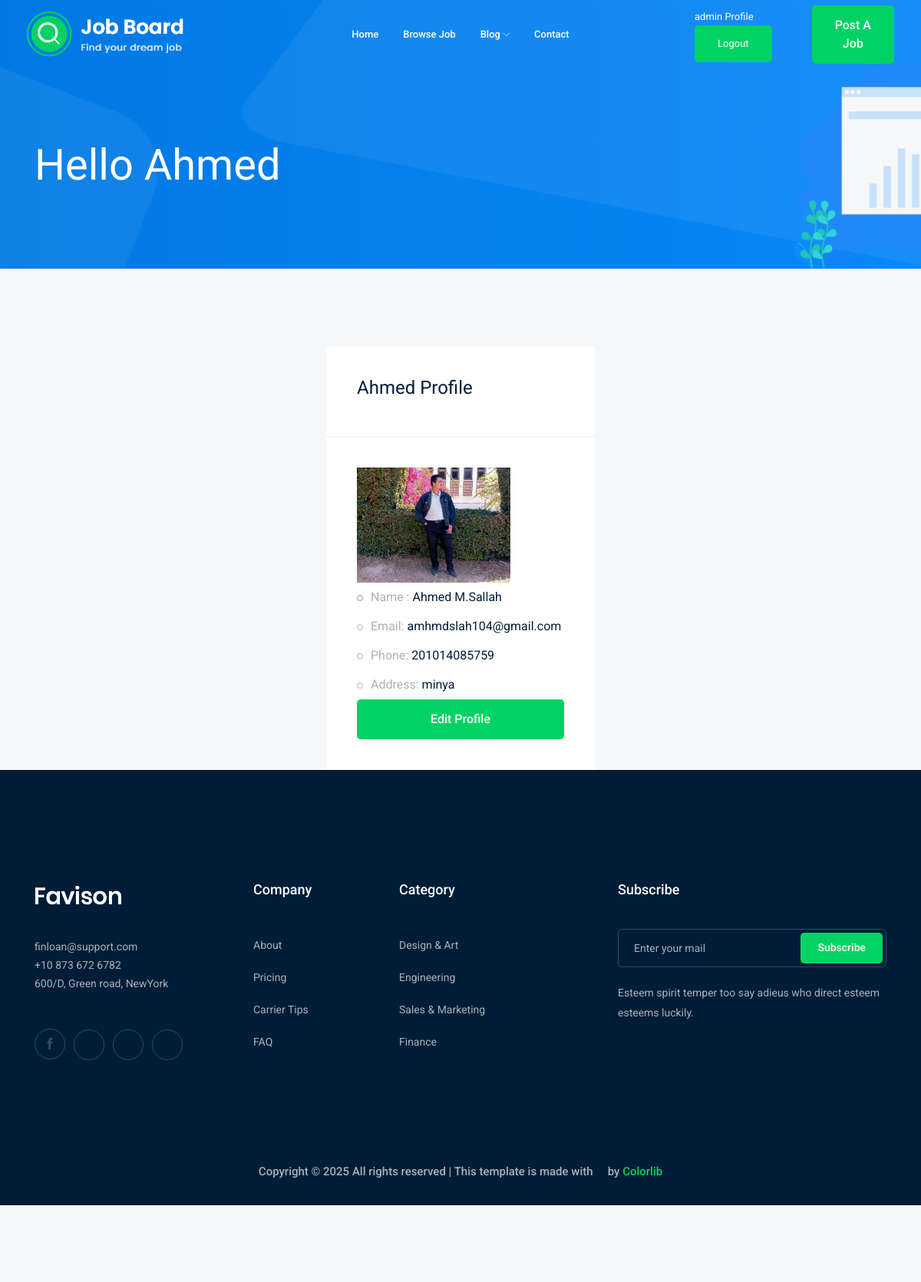
The app's page /accounts/profile (signed in) with its own data.
### accounts/models.py (models this page shows, shortened)
class Profile (models.Model):
    user = models.OneToOneField(User, on_delete=models.CASCADE)
    city = models.ForeignKey('City', related_name="user_city",
                             on_delete=models.CASCADE, blank=True, null=True)
    phone = models.CharField(max_length=15, blank=True, null=True)
    image = models.ImageField(upload_to='profile', height_field=None,
                              width_field=None, max_length=None, blank=True, null=True)

class City(models.Model):
    name = models.CharField(max_length=30)
    def __str__(self):
        return str(self.name)

### accounts/views.py (the view)
# urls.py: path('profile',views.profile,name='profile' ),
def profile (request):
    profile = Profile.objects.get(user=request.user)
    context = {'profile':profile}
    return render (request ,'accounts/profile.html',context)

### accounts/templates/accounts/profile.html (shortened to what this page needs)
{% extends 'base.html' %} {% load bootstrap4 %} {% block body %}
<div class="bradcam_area bradcam_bg_1">
  <div class="container">
    <div class="row">
      <div class="col-xl-12">
        <div class="bradcam_text mx-auto">
          <h3>Hello {{profile.user.first_name}}</h3>
        </div>
      </div>
    </div>
  </div>
</div>
<div class="job_details_area">
  <div class="container">
    <div class="row">
      <div class="col-lg-4 mx-auto">
        <div class="job_sumary">
          <div class="summery_header">
            <h3>{{profile.user.first_name}} Profile</h3>
          </div>
          <div class="job_content">
            <img
              src="{{profile.image.url}}"
              alt=""
              width="200px"
              hight="250px"
            />
            <ul>
              <li>
                Name :
                <span
                  >{{profile.user.first_name}} {{profile.user.last_name}}</span
                >
              </li>
              <li>Email: <span>{{profile.user.email}}</span></li>
              <li>Phone: <span>{{profile.phone}}</span></li>
              <li>Address: <span>{{profile.city}}</span></li>
            </ul>
            <a class="boxed-btn3 w-100" href="{% url 'accounts:profile_edit' %}"
              >Edit Profile</a
            >
          </div>
      </div>
    </div>
  </div>
</div>
{% endblock body %}

### templates/base.html (shortened to what this page needs)
{% load static %}
{% load bootstrap4 %}
<!DOCTYPE html>
<html class="no-js" lang="zxx">
  <head>
    <link rel="stylesheet" href="{% static 'css/bootstrap.min.css'%}" />
    <link rel="stylesheet" href="{% static 'css/owl.carousel.min.css'%}" />
    <link rel="stylesheet" href="{% static 'css/magnific-popup.css'%}" />
    <link rel="stylesheet" href="{% static 'css/font-awesome.min.css'%}" />
    <link rel="stylesheet" href="{% static 'css/themify-icons.css'%}" />
    <link rel="stylesheet" href="{% static 'css/nice-select.css'%}" />
    <link rel="stylesheet" href="{% static 'css/flaticon.css'%}" />
    <link rel="stylesheet" href="{% static 'css/jquery-ui.css'%}" />
    <link rel="stylesheet" href="{% static 'css/gijgo.css'%}" />
    <link rel="stylesheet" href="{% static 'css/animate.min.css'%}" />
    <link rel="stylesheet" href="{% static 'css/slicknav.css'%}" />
    <link rel="stylesheet" href="{% static 'css/style.css'%}" />
  </head>
  <body>
    <header>
      <div class="header-area">
        <div id="sticky-header" class="main-header-area">
          <div class="container-fluid">
            <div class="header_bottom_border">
              <div class="row align-items-center">
                <div class="col-xl-3 col-lg-2">
                  <div class="logo">
                    <a href="index.html">
                      <img src="{% static 'img/logo.png' %}" alt="" />
                    </a>
                  </div>
                </div>
                <div class="col-xl-6 col-lg-7">
                  <div class="main-menu d-none d-lg-block">
                    <nav>
                      <ul id="navigation">
                        <li><a href="/">home</a></li>
                        <li><a href="{% url 'jobs:job_list' %}">Browse Job</a></li>
                        <li>
                          <a href="#">blog <i class="ti-angle-down"></i></a>
                        </li>
                        <li><a href="{% url 'contact:contact' %}">Contact</a></li>
                      </ul>
                    </nav>
                  </div>
                </div>
                <div class="col-xl-3 col-lg-3 d-none d-lg-block">
                  <div class="Appointment">
                    {% if request.user.is_authenticated %}
                      <div class="phone_num d-none d-xl-block">
                        <a href="{% url 'accounts:profile' %}">{{user}} Profile</a>
                        <a class="boxed-btn3" href="{% url 'logout' %}">Logout</a>
                      </div>
                    {% else %}
                      <div class="phone_num d-none d-xl-block">
                        <a href="{% url 'login' %}">Log in</a>
                      </div>
                    {% endif %}
                    <div class="d-none d-lg-block">
                      <a class="boxed-btn3" href="{% url 'jobs:add_job' %}">Post a Job</a>
                    </div>
                  </div>
                </div>
                <div class="col-12">
                </div>
              </div>
            </div>
          </div>
        </div>
      </div>
    </header>
    {% block body %}
    {% endblock body %}
    <footer class="footer">
      <div class="footer_top">
        <div class="container">
          <div class="row">
            <div class="col-xl-3 col-md-6 col-lg-3">
              <div
                class="footer_widget wow fadeInUp"
                data-wow-duration="1s"
                data-wow-delay=".3s"
              >
                <div class="footer_logo">
                  <a href="#">
                    <img src="img/logo.png" alt="" />
                  </a>
                </div>
                <p>
                  finloan@support.com <br />
                  +10 873 672 6782 <br />
                  600/D, Green road, NewYork
                </p>
                <div class="socail_links">
                  <ul>
                    <li>
                      <a href="#">
                        <i class="ti-facebook"></i>
                      </a>
                    </li>
                    <li>
                      <a href="#">
                        <i class="fa fa-google-plus"></i>
                      </a>
                    </li>
                    <li>
                      <a href="#">
                        <i class="fa fa-twitter"></i>
                      </a>
                    </li>
                    <li>
                      <a href="#">
                        <i class="fa fa-instagram"></i>
                      </a>
                    </li>
                  </ul>
                </div>
              </div>
            </div>
            <div class="col-xl-2 col-md-6 col-lg-2">
              <div
                class="footer_widget wow fadeInUp"
                data-wow-duration="1.1s"
                data-wow-delay=".4s"
              >
                <h3 class="footer_title">Company</h3>
                <ul>
                  <li><a href="#">About </a></li>
                  <li><a href="#"> Pricing</a></li>
                  <li><a href="#">Carrier Tips</a></li>
                  <li><a href="#">FAQ</a></li>
                </ul>
              </div>
            </div>
            <div class="col-xl-3 col-md-6 col-lg-3">
              <div
                class="footer_widget wow fadeInUp"
                data-wow-duration="1.2s"
                data-wow-delay=".5s"
              >
                <h3 class="footer_title">Category</h3>
                <ul>
                  <li><a href="#">Design & Art</a></li>
                  <li><a href="#">Engineering</a></li>
                  <li><a href="#">Sales & Marketing</a></li>
                  <li><a href="#">Finance</a></li>
                </ul>
              </div>
            </div>
            <div class="col-xl-4 col-md-6 col-lg-4">
              <div
                class="footer_widget wow fadeInUp"
                data-wow-duration="1.3s"
                data-wow-delay=".6s"
              >
                <h3 class="footer_title">Subscribe</h3>
                <form action="#" class="newsletter_form">
                  <input type="text" placeholder="Enter your mail" />
                  <button type="submit">Subscribe</button>
                </form>
                <p class="newsletter_text">
                  Esteem spirit temper too say adieus who direct esteem esteems
                  luckily.
                </p>
              </div>
            </div>
          </div>
        </div>
      </div>
      <div
        class="copy-right_text wow fadeInUp"
        data-wow-duration="1.4s"
        data-wow-delay=".3s"
      >
        <div class="container">
          <div class="row">
            <div class="col-xl-12">
              <p class="copy_right text-center">
                Copyright &copy;
                All rights reserved | This template is made with
                <i class="fa fa-heart-o" aria-hidden="true"></i> by
                <a href="https://colorlib.com" target="_blank">Colorlib</a>
              </p>
            </div>
          </div>
        </div>
      </div>
    </footer>
  </body>
</html>

### records on screen
Profile: user.first_name "Ahmed", image (picture), user.last_name "M.Sallah", user.email "amhmdslah104@gmail.com", phone "201014085759", city "minya"

### other values on screen
{{ user }} "admin"
